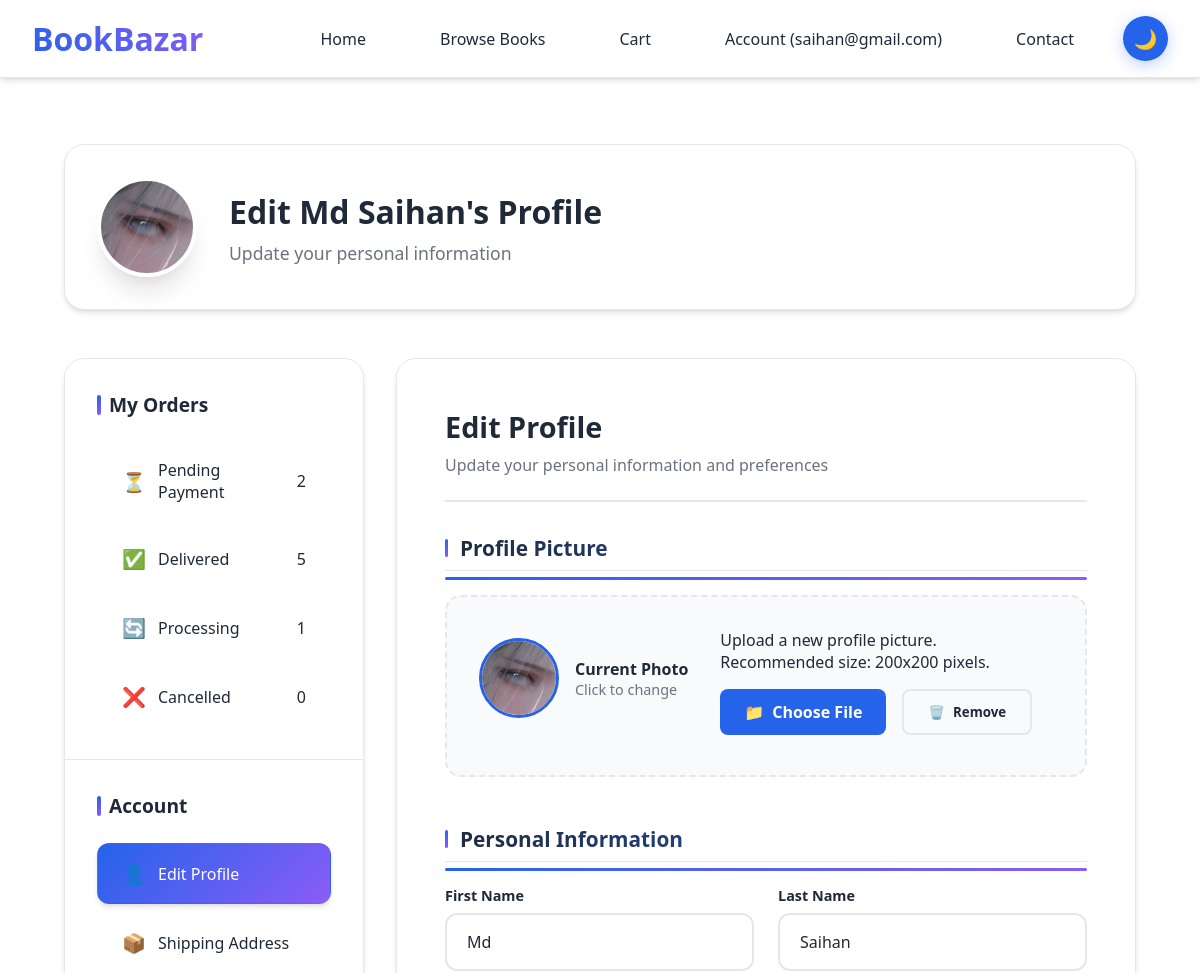
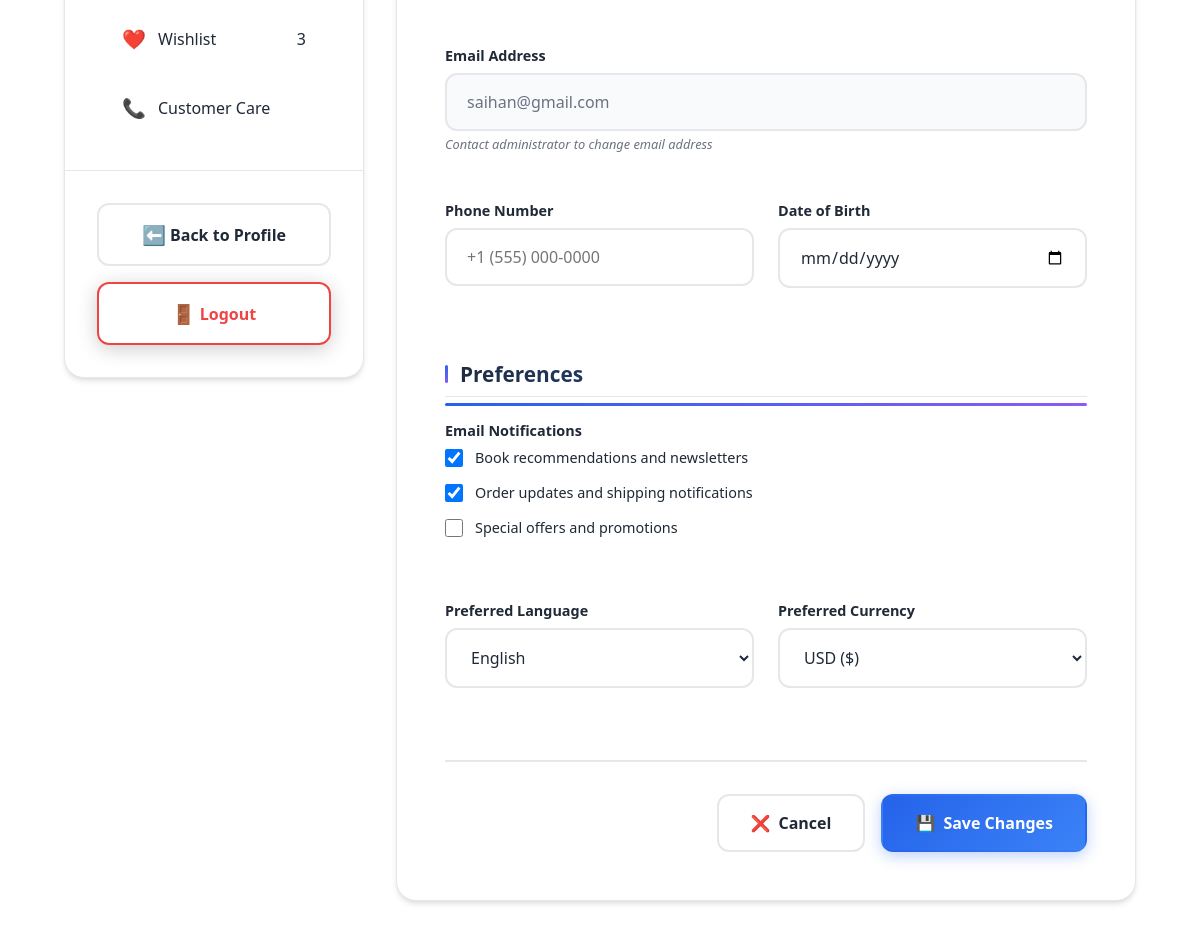
/users/profile/edit/ (signed in), run on the app's committed database (2 pictures, top to bottom).
### users/models.py (models this page shows, shortened)
class CustomUser(AbstractUser):
    username = None
    email = models.EmailField(_('email address'), unique=True)
    USERNAME_FIELD = 'email'
    REQUIRED_FIELDS = []
    objects = CustomUserManager()

class UserProfile(models.Model):
    user = models.OneToOneField(
        CustomUser,
        on_delete=models.CASCADE,
        related_name='profile'
    )
    first_name = models.CharField(max_length=30, blank=True)
    last_name = models.CharField(max_length=30, blank=True)
    phone = models.CharField(max_length=20, blank=True)
    birthdate = models.DateField(null=True, blank=True)
    profile_photo = models.ImageField(
        upload_to=user_profile_photo_path,
        blank=True,
        null=True
    )
    newsletter = models.BooleanField(default=True)
    order_updates = models.BooleanField(default=True)
    promotions = models.BooleanField(default=False)
    LANGUAGE_CHOICES = [
        ('en', 'English'),
        ('es', 'Spanish'),
        ('fr', 'French'),
        ('de', 'German'),
    ]
    language = models.CharField(
        max_length=10,
        choices=LANGUAGE_CHOICES,
        default='en'
    )
    CURRENCY_CHOICES = [
        ('usd', 'USD ($)'),
        ('eur', 'EUR (€)'),
        ('gbp', 'GBP (£)'),
    ]
    currency = models.CharField(
        max_length=3,
        choices=CURRENCY_CHOICES,
        default='usd'
    )
    created_at = models.DateTimeField(auto_now_add=True)
    updated_at = models.DateTimeField(auto_now=True)
    class Meta:
        verbose_name = _('User Profile')
        verbose_name_plural = _('User Profiles')
    def get_full_name(self):
        if self.first_name and self.last_name:
            return f"{self.first_name} {self.last_name}"
        elif self.first_name:
            return self.first_name
        else:
            return self.user.email.split('@')[0].title()

### users/views.py (the view)
# urls.py: path('profile/edit/', views.profile_edit_view, name='profile_edit'),
@login_required
def profile_edit_view(request):
    profile, created = UserProfile.objects.get_or_create(user=request.user)
    if request.method == 'POST':
        form = ProfileEditForm(request.POST, request.FILES, instance=profile)
        if form.is_valid():
            if request.POST.get('remove_photo') == 'true':
                if profile.profile_photo:
                    profile.profile_photo.delete(save=False)
                    profile.profile_photo = None
            form.save()
            messages.success(request, 'Profile updated successfully!')
            return redirect('users:profile')
        else:
            messages.error(request, 'Please correct the errors below.')
    else:
        form = ProfileEditForm(instance=profile)
    context = {
        'user': request.user,
        'categories': [],
        'featured_books': [],
        'form': form,
    }
    return render(request, 'users/profile_edit.html', context)

### templates/users/profile_edit.html (shortened to what this page needs)
{% extends "eco/base.html" %}
{% block content %}
<div class="profile-container">
    <div class="profile-header">
        <div class="avatar-large {% if user.profile.profile_photo %}has-photo{% endif %}"
             id="avatarUpload"
             style="{% if user.profile.profile_photo %}background-image: url('{{ user.profile.profile_photo.url }}');{% endif %}">
        </div>
        <div class="user-info">
            <h1 class="user-name" id="displayName">
                {% if user.profile.get_full_name %}
                    Edit {{ user.profile.get_full_name }}'s Profile
                {% else %}
                    Edit Profile
                {% endif %}
            </h1>
            <p class="user-title">Update your personal information</p>
        </div>
    </div>
    <div class="profile-grid">
        <div class="sidebar">
            <div class="sidebar-section">
                <h3 class="sidebar-title">My Orders</h3>
                <div class="menu-grid">
                    <a href="{% url 'users:profile' %}" class="menu-item">
                        <span class="menu-icon">⏳</span>
                        <span class="menu-text">Pending Payment</span>
                        <span class="menu-badge">2</span>
                    </a>
                    <a href="{% url 'users:profile' %}" class="menu-item">
                        <span class="menu-icon">✅</span>
                        <span class="menu-text">Delivered</span>
                        <span class="menu-badge">5</span>
                    </a>
                    <a href="{% url 'users:profile' %}" class="menu-item">
                        <span class="menu-icon">🔄</span>
                        <span class="menu-text">Processing</span>
                        <span class="menu-badge">1</span>
                    </a>
                    <a href="{% url 'users:profile' %}" class="menu-item">
                        <span class="menu-icon">❌</span>
                        <span class="menu-text">Cancelled</span>
                        <span class="menu-badge">0</span>
                    </a>
                </div>
            </div>
            <div class="sidebar-section">
                <h3 class="sidebar-title">Account</h3>
                <div class="menu-grid">
                    <a href="{% url 'users:profile_edit' %}" class="menu-item active">
                        <span class="menu-icon">👤</span>
                        <span class="menu-text">Edit Profile</span>
                    </a>
                    <a href="#" class="menu-item">
                        <span class="menu-icon">📦</span>
                        <span class="menu-text">Shipping Address</span>
                    </a>
                    <a href="#" class="menu-item">
                        <span class="menu-icon">❤️</span>
                        <span class="menu-text">Wishlist</span>
                        <span class="menu-badge">3</span>
                    </a>
                    <a href="#" class="menu-item">
                        <span class="menu-icon">📞</span>
                        <span class="menu-text">Customer Care</span>
                    </a>
                </div>
            </div>
            <div class="sidebar-section">
                <a href="{% url 'users:profile' %}" class="btn btn-outline" style="width: 100%; justify-content: center; margin-bottom: 1rem;">
                    <span class="menu-icon">⬅️</span>
                    Back to Profile
                </a>
                <a href="{% url 'users:logout' %}" class="btn btn-danger" style="width: 100%; justify-content: center;">
                    <span class="menu-icon">🚪</span>
                    Logout
                </a>
            </div>
        </div>
        <div class="content-area">
            <div class="content-header">
                <div>
                    <h2 class="content-title">Edit Profile</h2>
                    <p class="content-subtitle">Update your personal information and preferences</p>
                </div>
            </div>
            <form method="post" enctype="multipart/form-data">
                <div class="form-section">
                    <h3 class="section-title">Profile Picture</h3>
                    <div class="avatar-upload-section">
                        <div class="avatar-preview">
                            {% if user.profile.profile_photo %}
                                <div class="current-avatar">
                                    <img src="{{ user.profile.profile_photo.url }}" alt="Current avatar" class="avatar-preview-img">
                                    <div>
                                        <p style="margin: 0; font-weight: 600;">Current Photo</p>
                                        <p style="margin: 0; color: var(--gray); font-size: 0.9rem;">Click to change</p>
                                    </div>
                                </div>
                            {% else %}
                                <div class="avatar-large" id="currentAvatar">
                                    <div class="avatar-edit-overlay">📷</div>
                                    <div class="avatar-text">{{ user.email|first|upper }}</div>
                                </div>
                            {% endif %}
                        </div>
                        <div class="avatar-actions">
                            <p style="margin-bottom: 1rem; color: var(--text-color);">
                                Upload a new profile picture. Recommended size: 200x200 pixels.
                            </p>
                            <div style="display: flex; gap: 1rem; flex-wrap: wrap;">
                                <label for="id_profile_photo" class="avatar-action-btn">
                                    <span>📁</span>
                                    Choose File
                                </label>
                                {% if user.profile.profile_photo %}
                                <button type="button" class="avatar-action-btn secondary" id="removePhotoBtn">
                                    <span>🗑️</span>
                                    Remove
                                </button>
                                {% endif %}
                            </div>
                        </div>
                    </div>
                </div>
                <div class="form-section">
                    <h3 class="section-title">Personal Information</h3>
                    <div class="form-grid">
                        <div class="form-group">
                            <label for="id_first_name" class="form-label">
                                First Name
                            </label>
                            <input type="text" name="first_name" id="id_first_name" class="form-input"
                                   value="{{ form.first_name.value|default:'' }}" placeholder="Enter your first name">
                        </div>
                        <div class="form-group">
                            <label for="id_last_name" class="form-label">
                                Last Name
                            </label>
                            <input type="text" name="last_name" id="id_last_name" class="form-input"
                                   value="{{ form.last_name.value|default:'' }}" placeholder="Enter your last name">
                        </div>
                        <div class="form-group full-width">
                            <label for="email" class="form-label">
                                Email Address
                            </label>
                            <input type="email" id="email" class="form-input" value="{{ user.email }}" disabled>
                            <p class="form-help">Contact administrator to change email address</p>
                        </div>
                        <div class="form-group">
                            <label for="id_phone" class="form-label">Phone Number</label>
                            <input type="tel" name="phone" id="id_phone" class="form-input"
                                   value="{{ form.phone.value|default:'' }}" placeholder="+1 (555) 000-0000">
                        </div>
                        <div class="form-group">
                            <label for="id_birthdate" class="form-label">Date of Birth</label>
                            <input type="date" name="birthdate" id="id_birthdate" class="form-input"
                                   value="{{ form.birthdate.value|date:'Y-m-d'|default:'' }}">
                        </div>
                    </div>
                </div>
                <div class="form-section">
                    <h3 class="section-title">Preferences</h3>
                    <div class="form-grid">
                        <div class="form-group full-width">
                            <label class="form-label">Email Notifications</label>
                            <div class="checkbox-group">
                                <input type="checkbox" name="newsletter" id="id_newsletter" class="checkbox"
                                       {% if form.newsletter.value %}checked{% endif %}>
                                <label for="id_newsletter" class="checkbox-label">Book recommendations and newsletters</label>
                            </div>
                            <div class="checkbox-group">
                                <input type="checkbox" name="order_updates" id="id_order_updates" class="checkbox"
                                       {% if form.order_updates.value %}checked{% endif %}>
                                <label for="id_order_updates" class="checkbox-label">Order updates and shipping notifications</label>
                            </div>
                            <div class="checkbox-group">
                                <input type="checkbox" name="promotions" id="id_promotions" class="checkbox"
                                       {% if form.promotions.value %}checked{% endif %}>
                                <label for="id_promotions" class="checkbox-label">Special offers and promotions</label>
                            </div>
                        </div>
                        <div class="form-group">
                            <label for="id_language" class="form-label">Preferred Language</label>
                            <select name="language" id="id_language" class="form-input">
                                {% for value, text in form.fields.language.choices %}
                                    <option value="{{ value }}" {% if form.language.value == value %}selected{% endif %}>
                                        {{ text }}
                                    </option>
                                {% endfor %}
                            </select>
                        </div>
                        <div class="form-group">
                            <label for="id_currency" class="form-label">Preferred Currency</label>
                            <select name="currency" id="id_currency" class="form-input">
                                {% for value, text in form.fields.currency.choices %}
                                    <option value="{{ value }}" {% if form.currency.value == value %}selected{% endif %}>
                                        {{ text }}
                                    </option>
                                {% endfor %}
                            </select>
                        </div>
                    </div>
                </div>
                <div class="action-buttons">
                    <a href="{% url 'users:profile' %}" class="btn btn-outline">
                        <span>❌</span>
                        Cancel
                    </a>
                    <button type="submit" class="btn btn-primary">
                        <span>💾</span>
                        Save Changes
                    </button>
                </div>
            </form>
        </div>
    </div>
</div>
{% endblock %}

### templates/eco/base.html (shortened to what this page needs)
<!DOCTYPE html>
<html lang="en">
<head>
</head>
<body>
    <nav class="navbar">
        <div class="nav-container">
            <div class="logo">BookBazar</div>
            <ul class="nav-links">
                <li><a href="/">Home</a></li>
                <li><a href="/products/">Browse Books</a></li>
                <li><a href="/order-summary/">Cart</a></li>
                <li>
                    {% if user.is_authenticated %}
                        <a href="/users/profile/">Account ({{ user.email }})</a>
                    {% else %}
                        <a href="/users/login/">Account</a>
                    {% endif %}
                </li>
                <li><a href="/contact/">Contact</a></li>
                <li>
                    <button id="darkModeToggle" class="dark-mode-btn" title="Toggle dark mode">
                        <span class="dark-mode-icon">🌙</span>
                    </button>
                </li>
            </ul>
        </div>
    </nav>
    <div class="main-content">
        {% block content %}{% endblock %}
    </div>
</body>
</html>

### data on the page
CustomUser: email "saihan@gmail.com", profile_photo (picture), profile.get_full_name "Md Saihan", profile.profile_photo (picture)
UserProfile: first_name "Md", last_name "Saihan", language "English", currency "USD ($)"
